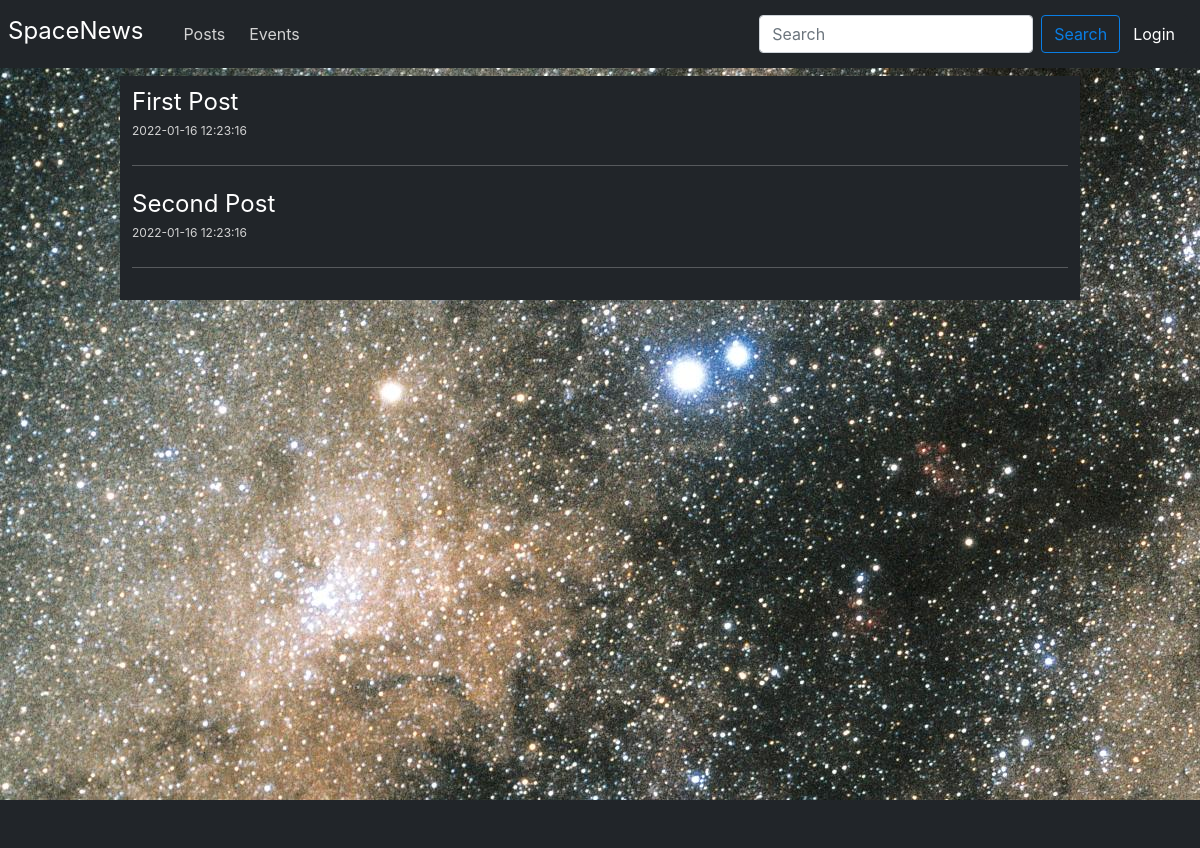
Before: / with the older database file.
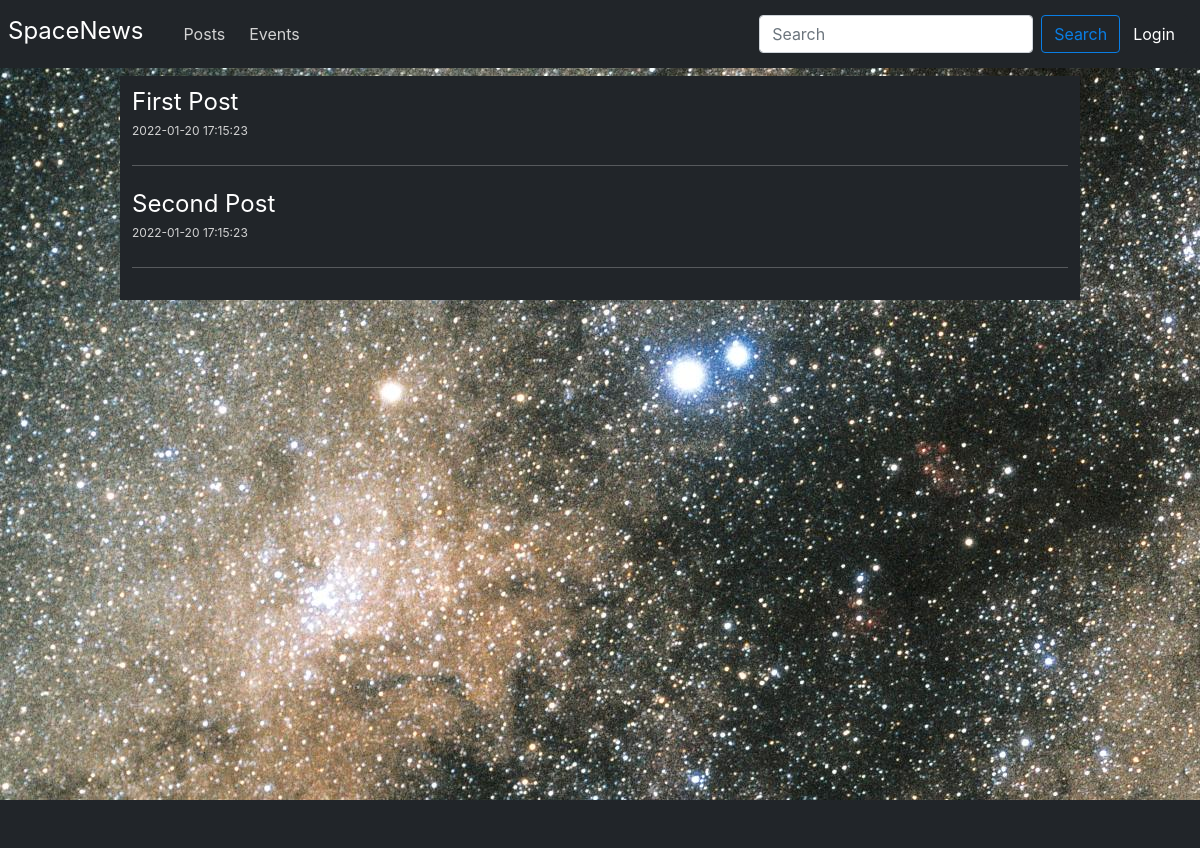
After: the same page with the newer database file.
### tables this page shows
CREATE TABLE Posts(
   id_post INTEGER PRIMARY KEY AUTOINCREMENT,
   title_post TEXT NOT NULL,
   content_post TEXT NOT NULL,
   created DATE NOT NULL DEFAULT CURRENT_TIMESTAMP
);

### main.py (the view)
@main.route('/')
def index():
    conn = get_db_connection()
    cur = conn.cursor()
    cur.execute('SELECT * FROM Posts ORDER BY created DESC')
    posts = cur.fetchall()
    conn.close()
    return render_template('index.html', posts=posts)

### __init__.py (called while the page is built)
def get_db_connection():
    conn = sqlite3.connect('project/database.db')
    conn.row_factory = sqlite3.Row
    return conn

### templates/index.html
{% extends 'base.html' %}
{% block content %}
{% for post in posts %}
<div>
    <a href="{{ url_for('main.post',id_post = post['id_post']) }}">
        <h2 class="title_post">{{ post['title_post'] }}</h2>
    </a>
    <span class="creation_date">{{ post['created'] }}</span>
    <hr style="color: lightgray">
</div>
{% endfor %}
{% endblock %}

### templates/base.html (shortened to what this page needs)
<!doctype html>
<html lang="fr">
<head>
    <link href="https://cdn.jsdelivr.net/npm/bootstrap@5.1.3/dist/css/bootstrap.min.css" rel="stylesheet"
>
    <link rel="stylesheet" href="{{ url_for('static',filename='css/style.css') }}">
    <link rel="stylesheet" href="https://cdnjs.cloudflare.com/ajax/libs/bulma/0.7.2/css/bulma.min.css"/>
    <link rel="stylesheet" href="https://cdn.jsdelivr.net/npm/bootstrap-icons@1.7.2/font/bootstrap-icons.css">
</head>
<body>
<div class="background">
    <nav class="navbar navbar-expand-lg navbar-dark bg-dark mb-2">
        <a class="navbar-brand ms-2" style="font-size: 150%" href="{{ url_for('main.index') }}">SpaceNews</a>
        <div class="container-fluid d-flex justify-content-between">
            <div class="collapse navbar-collapse " id="navbarNavAltMarkup">
                <div class="navbar-nav ">
                    <a class="navbar-item bg-dark" style="color: lightgray" href="{{ url_for('main.index') }}">Posts</a>
                    <a class="navbar-item bg-dark" style="color: lightgray" href="{{ url_for('main.events') }}">Events</a>
                </div>
            </div>
            <form class="d-flex navbar-nav" action="{{ url_for('main.index') }}" method="post">
                <input class="form-control me-2" type="search" name="search" placeholder="Search" aria-label="Search">
                <button class="btn btn-outline-secondary my_button" type="submit">
                    Search
                </button>
            </form>
            <div class="navbar-nav">
                {% if session['email'] %}
                <div class="dropdown">
                    <button class="btn dropdown-toggle" style="color: lightgray" type="button"
                            data-bs-toggle="dropdown">
                        {{ session['name'] }}
                    </button>
                    <ul class="dropdown-menu dropdown-menu-dark dropdown-menu-end">
                        {% if get_perm("create") %}
                        <li><a class="dropdown-item" href="{{ url_for('main.create') }}">Create new post</a></li>
                        {% endif %}
                        {% if get_role("admin") %}
                        <li><a class="dropdown-item" href="{{ url_for('main.users') }}">Users list</a></li>
                        {% endif %}
                        <li>
                            <hr class="dropdown-divider">
                        </li>
                        <li><a class="dropdown-item" href="{{ url_for('main.posts_liked') }}">Liked posts</a></li>
                        <li>
                            <hr class="dropdown-divider">
                        </li>
                        <li><a class="dropdown-item" href="{{ url_for('auth.logout') }}">Logout</a></li>
                    </ul>
                </div>
                {% else %}
                <a class="btn btn-dark" href="{{ url_for('auth.login') }}">Login</a>
                {% endif %}
            </div>
        </div>
    </nav>
    <div class="container bg-dark pt-3 pb-2">
        {% block content %} {% endblock %}
    </div>
</div>
<footer class="bd-footer py-5 bg-dark">
</footer>
</body>
</html>

### static/css/style.css (style rules this page uses)
.title_post { font-size: 150%; color: white; }
.creation_date { font-size: 75%; color: lightgray }
.background { background-image: url("deep_space.jpg"); background-attachment: fixed; min-height: 100%; padding-bottom: 10px; }
.my_button { border-color: #097EE5; color: #097EE5 }
html, body { height: 100%; }

Changed rows visible on the page:
changed Posts "First Post": created "2022-01-16 12:23:16" → "2022-01-20 17:15:23"
changed Posts "Second Post": created "2022-01-16 12:23:16" → "2022-01-20 17:15:23"
